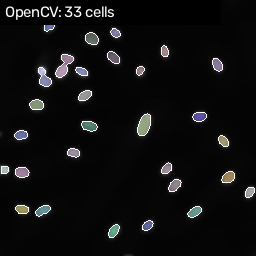
#> input picture assets/example_overlay.png, 256 x 256 px
$ python -i classical_pipeline.py   (imports and definitions only)
#> lines starting #> are read from the running program, lines starting #| are printed output that depends on the picture; after the words box and inside, x2 and y2 are one past the last pixel; in counts of white or black regions, pixels touching at a corner belong together
### hf_space/src/preprocessing.py
"""Image enhancement / denoising with OpenCV.

This is the "image enhancement / denoising" half of the pipeline. Every step is
classical OpenCV so it runs on a CPU-only 8 GB laptop. The output feeds the
custom watershed segmentation in `classical_pipeline.py`.

Pipeline:
    1. Illumination / background correction  (rolling-ball-style via large
       morphological opening, corrects uneven microscope lighting)
    2. CLAHE                                 (local contrast enhancement)
    3. Non-Local-Means denoising             (removes sensor noise, keeps edges)
"""
from __future__ import annotations

from dataclasses import dataclass

import cv2
import numpy as np


@dataclass
class PreprocessParams:
    background_kernel: int = 51   # size of morphological structuring element
    clahe_clip: float = 2.0
    clahe_grid: int = 8
    nlm_h: float = 10.0           # denoise strength; higher = smoother
    invert_if_dark_bg: bool = True


def _maybe_invert(gray: np.ndarray) -> np.ndarray:
    """Ensure nuclei are bright on a dark background.

    Brightfield tiles often have dark nuclei on a light background; fluorescence
    is the opposite. We standardize to bright-foreground by checking the median.
    """
    if gray.mean() > 127:  # mostly-bright image => foreground likely dark
        return cv2.bitwise_not(gray)
    return gray


def correct_illumination(gray: np.ndarray, kernel: int) -> np.ndarray:
    """Subtract a smooth background estimate (uneven-illumination fix)."""
#> called with kernel = 51
    k = cv2.getStructuringElement(cv2.MORPH_ELLIPSE, (kernel, kernel))
    background = cv2.morphologyEx(gray, cv2.MORPH_OPEN, k)
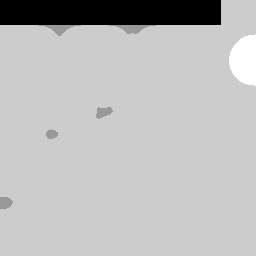
#> background: shape (256, 256); min 0, max 5, mean 3.67; drawn with min black and max white
    corrected = cv2.subtract(gray, background)
    return cv2.normalize(corrected, None, 0, 255, cv2.NORM_MINMAX).astype(np.uint8)


def enhance(gray: np.ndarray, params: PreprocessParams | None = None) -> np.ndarray:
    """Run the full enhancement chain. Input/return: uint8 grayscale."""
    params = params or PreprocessParams()
    g = gray.copy()
    if params.invert_if_dark_bg:
        g = _maybe_invert(g)
    g = correct_illumination(g, params.background_kernel)
    clahe = cv2.createCLAHE(
        clipLimit=params.clahe_clip,
        tileGridSize=(params.clahe_grid, params.clahe_grid),
    )
    g = clahe.apply(g)
    g = cv2.fastNlMeansDenoising(g, None, h=params.nlm_h,
                                 templateWindowSize=7, searchWindowSize=21)
    return g

### hf_space/src/classical_pipeline.py
"""Custom OpenCV instance-segmentation pipeline (marker-controlled watershed).

This is the hand-built "custom algorithm" that the JD explicitly values over
off-the-shelf tools. It turns an enhanced grayscale tile into an integer label
image where each nucleus gets a unique id.

Steps:
    1. Otsu threshold -> binary foreground
    2. Morphological opening -> remove speckle
    3. Distance transform + adaptive peak threshold -> "sure foreground"
       (this is what separates *touching* nuclei)
    4. Sure background via dilation; unknown = bg - fg
    5. connectedComponents -> markers; watershed -> instance boundaries
    6. Size filtering -> drop debris
"""
from __future__ import annotations

from dataclasses import dataclass

import cv2
import numpy as np

from .preprocessing import PreprocessParams, enhance


@dataclass
class SegParams:
    open_kernel: int = 3
    open_iters: int = 2
    dist_peak_frac: float = 0.5   # fraction of max distance = sure-fg threshold
    bg_dilate_iters: int = 3
    min_area: int = 15            # drop objects smaller than this (pixels)


def _foreground_mask(gray: np.ndarray, p: SegParams) -> np.ndarray:
    _, binary = cv2.threshold(gray, 0, 255, cv2.THRESH_BINARY + cv2.THRESH_OTSU)
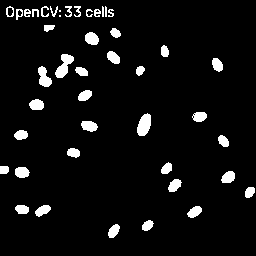
#> binary: shape (256, 256); 5.9% white; 44 white regions (2 under 20 px), largest, box (x1, y1, x2, y2) and area: (55, 54, 74, 78) 241, (137, 113, 151, 136) 235, (38, 66, 52, 87) 185
    k = cv2.getStructuringElement(cv2.MORPH_ELLIPSE, (p.open_kernel, p.open_kernel))
    return cv2.morphologyEx(binary, cv2.MORPH_OPEN, k, iterations=p.open_iters)
#> returned value: shape (256, 256); 5% white; 29 white regions, largest, box (x1, y1, x2, y2) and area: (55, 54, 74, 78) 235, (137, 113, 151, 136) 231, (38, 66, 52, 87) 178


def segment_watershed(gray: np.ndarray, p: SegParams | None = None) -> np.ndarray:
    """Return an int32 label image (0 = background) from an enhanced tile."""
    p = p or SegParams()
    binary = _foreground_mask(gray, p)

    # Sure background = dilate the foreground.
    k = cv2.getStructuringElement(cv2.MORPH_ELLIPSE, (3, 3))
    sure_bg = cv2.dilate(binary, k, iterations=p.bg_dilate_iters)
#> sure_bg: shape (256, 256); 10.3% white; 27 white regions, largest, box (x1, y1, x2, y2) and area: (12, 202, 54, 220) 467, (52, 51, 77, 81) 434, (134, 110, 154, 139) 405

    # Sure foreground = peaks of the distance transform (separates touching cells).
    dist = cv2.distanceTransform(binary, cv2.DIST_L2, 5)
    _, sure_fg = cv2.threshold(dist, p.dist_peak_frac * dist.max(), 255, 0)
#> sure_fg: shape (256, 256) float32; 1.2% white; 30 white regions (11 under 20 px), largest, box (x1, y1, x2, y2) and area: (140, 117, 148, 133) 89, (88, 35, 96, 42) 44, (58, 66, 65, 75) 38
    sure_fg = sure_fg.astype(np.uint8)

    unknown = cv2.subtract(sure_bg, sure_fg)
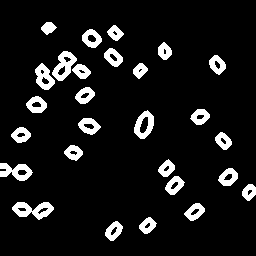
#> unknown: shape (256, 256); 9.1% white; 27 white regions, largest, box (x1, y1, x2, y2) and area: (12, 202, 54, 220) 422, (52, 51, 77, 81) 374, (0, 163, 33, 181) 344

    # Markers: label sure-fg components, shift so background is 1, mark unknown 0.
    n_markers, markers = cv2.connectedComponents(sure_fg)
#> markers: shape (256, 256) int32; 31 distinct labels, from 0 to 30
#> n_markers = 31
    markers = markers + 1
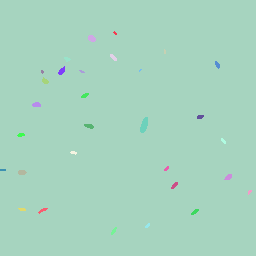
#> markers: shape (256, 256) int32; 31 distinct labels, from 1 to 31; one colour per label, 0 black
    markers[unknown == 255] = 0
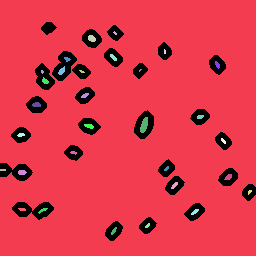
#> markers: shape (256, 256) int32; 32 distinct labels, from 0 to 31; one colour per label, 0 black

    color = cv2.cvtColor(gray, cv2.COLOR_GRAY2BGR)
    markers = cv2.watershed(color, markers)
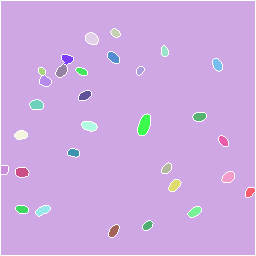
#> markers: shape (256, 256) int32; 32 distinct labels, from -1 to 31; one colour per label, 0 black, -1 white

    # watershed labels: -1 = boundaries, 1 = background, >=2 = instances.
    label = np.zeros(gray.shape, dtype=np.int32)
    next_id = 1
    for m in range(2, markers.max() + 1):
        blob = markers == m
        if blob.sum() < p.min_area:
            continue
        label[blob] = next_id
        next_id += 1
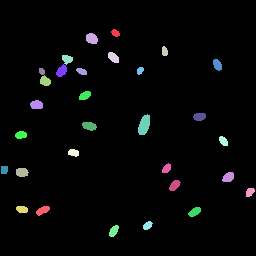
#> label: shape (256, 256) int32; 31 distinct labels, from 0 to 30; one colour per label, 0 black
#> after the loop, next_id = 31
    return label


def run_classical(gray: np.ndarray,
                  pre: PreprocessParams | None = None,
                  seg: SegParams | None = None) -> tuple[np.ndarray, np.ndarray]:
    """Full classical path: enhance -> watershed. Returns (enhanced, label)."""
    enhanced = enhance(gray, pre)
    label = segment_watershed(enhanced, seg)
    return enhanced, label

>>> import cv2
>>> picture = cv2.imread('../../assets/example_overlay.png', cv2.IMREAD_GRAYSCALE)
>>> result = run_classical(picture)

$ run again, on assets/00071198d059ba7f5914a526d124d28e6d010c92466da21d4a04cd5413362552_cellpose.png
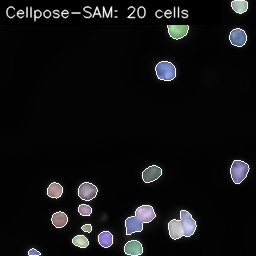
#> input picture assets/00071198d059ba7f5914a526d124d28e6d010c92466da21d4a04cd5413362552_cellpose.png, 256 x 256 px
#> binary: shape (256, 256); 7.7% white; 37 white regions (4 under 20 px), largest, box (x1, y1, x2, y2) and area: (168, 210, 197, 240) 566, (125, 205, 156, 235) 545, (230, 160, 250, 184) 346
#> sure_bg: shape (256, 256); 10.8% white; 14 white regions, largest, box (x1, y1, x2, y2) and area: (121, 202, 159, 256) 1200, (165, 207, 200, 243) 833, (75, 179, 101, 219) 708
#> unknown: shape (256, 256); 9.1% white; 14 white regions, largest, box (x1, y1, x2, y2) and area: (121, 202, 159, 256) 945, (165, 207, 200, 243) 630, (75, 179, 101, 219) 611
#> n_markers = 17
#> in segment_watershed, `markers = cv2.watershed(color, markers)`:
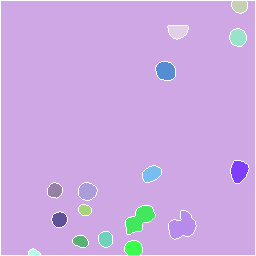
#> markers: shape (256, 256) int32; 18 distinct labels, from -1 to 17; one colour per label, 0 black, -1 white
#> after the loop in segment_watershed, `for m in range(2, markers.max() + 1):`:
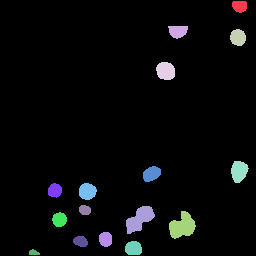
#> label: shape (256, 256) int32; 17 distinct labels, from 0 to 16; one colour per label, 0 black

$ run again, on assets/dense_cellpose.png
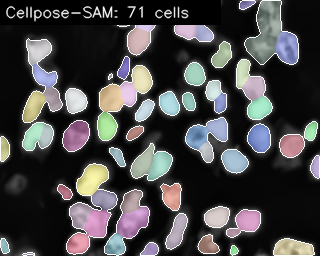
#> input picture assets/dense_cellpose.png, 320 x 256 px
#> in _foreground_mask, `_, binary = cv2.threshold(gray, 0, 255, cv2.THRESH_BINARY + cv2.THRESH..`:
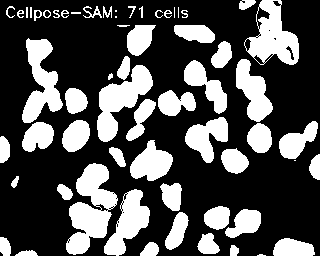
#> binary: shape (256, 320); 31.7% white; 61 white regions (6 under 20 px), largest, box (x1, y1, x2, y2) and area: (66, 163, 118, 255) 2591, (97, 65, 153, 142) 1921, (244, 0, 299, 65) 1903
#> sure_bg: shape (256, 320); 43.6% white; 21 white regions, largest, box (x1, y1, x2, y2) and area: (54, 160, 153, 256) 5674, (94, 22, 199, 145) 5662, (19, 35, 91, 155) 4104
#> unknown: shape (256, 320); 40.6% white; 21 white regions, largest, box (x1, y1, x2, y2) and area: (94, 22, 199, 145) 5212, (54, 160, 153, 256) 5095, (19, 35, 91, 155) 3949
#> n_markers = 38
#> after the loop in segment_watershed, `for m in range(2, markers.max() + 1):`:
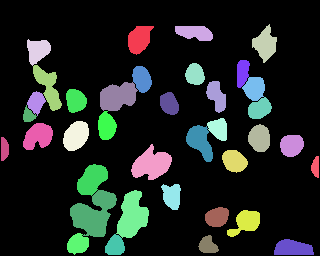
#> label: shape (256, 320) int32; 38 distinct labels, from 0 to 37; one colour per label, 0 black
